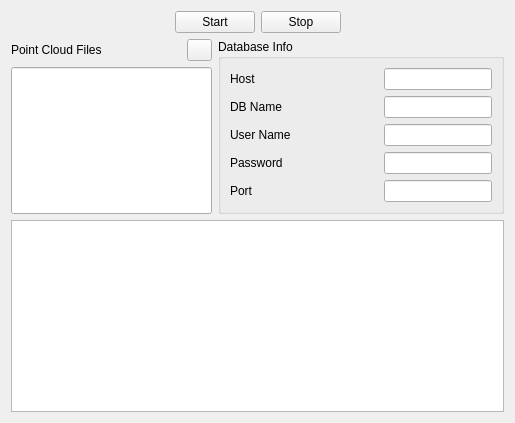
    <widget class="QWidget" name="page_22">
     <layout class="QGridLayout" name="gridLayout_42">
      <item row="0" column="0">
       <spacer name="horizontalSpacer_56">
        <property name="orientation">
         <enum>Qt::Horizontal</enum>
        </property>
        <property name="sizeHint" stdset="0">
         <size>
          <width>158</width>
          <height>20</height>
         </size>
        </property>
       </spacer>
      </item>
      <item row="0" column="1" colspan="2">
       <widget class="QPushButton" name="dbUploaderStartButton">
        <property name="text">
         <string>Start</string>
        </property>
       </widget>
      </item>
      <item row="0" column="3">
       <widget class="QPushButton" name="dbUploaderStopButton">
        <property name="text">
         <string>Stop</string>
        </property>
       </widget>
      </item>
      <item row="0" column="4">
       <spacer name="horizontalSpacer_57">
        <property name="orientation">
         <enum>Qt::Horizontal</enum>
        </property>
        <property name="sizeHint" stdset="0">
         <size>
          <width>157</width>
          <height>20</height>
         </size>
        </property>
       </spacer>
      </item>
      <item row="1" column="0" colspan="2">
       <layout class="QHBoxLayout" name="horizontalLayout_8">
        <item>
         <widget class="QLabel" name="label_75">
          <property name="text">
           <string>Point Cloud Files</string>
          </property>
         </widget>
        </item>
        <item>
         <widget class="QPushButton" name="dbUploaderPcFileButton">
          <property name="maximumSize">
           <size>
            <width>25</width>
            <height>16777215</height>
           </size>
          </property>
          <property name="text">
           <string/>
          </property>
         </widget>
        </item>
       </layout>
      </item>
      <item row="1" column="2" rowspan="2" colspan="3">
       <widget class="QGroupBox" name="dbUploaderGB">
        <property name="title">
         <string>Database Info</string>
        </property>
        <layout class="QGridLayout" name="gridLayout_43">
         <item row="0" column="0">
          <widget class="QLabel" name="label_76">
           <property name="text">
            <string>Host</string>
           </property>
          </widget>
         </item>
         <item row="0" column="1">
          <spacer name="horizontalSpacer_58">
           <property name="orientation">
            <enum>Qt::Horizontal</enum>
           </property>
           <property name="sizeHint" stdset="0">
            <size>
             <width>60</width>
             <height>20</height>
            </size>
           </property>
          </spacer>
         </item>
         <item row="0" column="2">
          <widget class="QLineEdit" name="dbUploadHost"/>
         </item>
         <item row="1" column="0">
          <widget class="QLabel" name="label_77">
           <property name="text">
            <string>DB Name</string>
           </property>
          </widget>
         </item>
         <item row="1" column="1">
          <spacer name="horizontalSpacer_59">
           <property name="orientation">
            <enum>Qt::Horizontal</enum>
           </property>
           <property name="sizeHint" stdset="0">
            <size>
             <width>60</width>
             <height>20</height>
            </size>
           </property>
          </spacer>
         </item>
         <item row="1" column="2">
          <widget class="QLineEdit" name="dbUploadDbName"/>
         </item>
         <item row="2" column="0">
          <widget class="QLabel" name="label_78">
           <property name="text">
            <string>User Name</string>
           </property>
          </widget>
         </item>
         <item row="2" column="1">
          <spacer name="horizontalSpacer_60">
           <property name="orientation">
            <enum>Qt::Horizontal</enum>
           </property>
           <property name="sizeHint" stdset="0">
            <size>
             <width>60</width>
             <height>20</height>
            </size>
           </property>
          </spacer>
         </item>
         <item row="2" column="2">
          <widget class="QLineEdit" name="dbUploadUserName"/>
         </item>
         <item row="3" column="0">
          <widget class="QLabel" name="label_79">
           <property name="text">
            <string>Password</string>
           </property>
          </widget>
         </item>
         <item row="3" column="1">
          <spacer name="horizontalSpacer_61">
           <property name="orientation">
            <enum>Qt::Horizontal</enum>
           </property>
           <property name="sizeHint" stdset="0">
            <size>
             <width>60</width>
             <height>20</height>
            </size>
           </property>
          </spacer>
         </item>
         <item row="3" column="2">
          <widget class="QLineEdit" name="dbUploadPassword"/>
         </item>
         <item row="4" column="0">
          <widget class="QLabel" name="label_80">
           <property name="text">
            <string>Port</string>
           </property>
          </widget>
         </item>
         <item row="4" column="1">
          <spacer name="horizontalSpacer_62">
           <property name="orientation">
            <enum>Qt::Horizontal</enum>
           </property>
           <property name="sizeHint" stdset="0">
            <size>
             <width>60</width>
             <height>20</height>
            </size>
           </property>
          </spacer>
         </item>
         <item row="4" column="2">
          <widget class="QLineEdit" name="dbUploadPort"/>
         </item>
        </layout>
       </widget>
      </item>
      <item row="2" column="0" colspan="2">
       <widget class="QLineEdit" name="dbUploaderLidarFile">
        <property name="sizePolicy">
         <sizepolicy hsizetype="Expanding" vsizetype="MinimumExpanding">
          <horstretch>0</horstretch>
          <verstretch>0</verstretch>
         </sizepolicy>
        </property>
       </widget>
      </item>
      <item row="3" column="0" colspan="5">
       <widget class="QTextEdit" name="dbUploaderBlog"/>
      </item>
     </layout>
    </widget>
